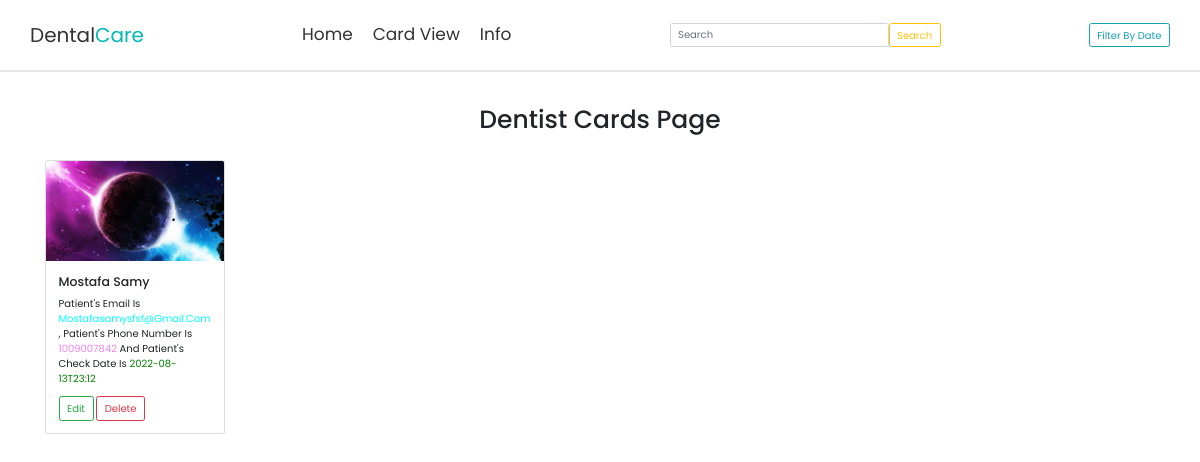
Page /photo_condition on the committed database.
### tables this page shows
CREATE TABLE contact_form ( id Integer PRIMARY KEY,
  name varchar(100) NOT NULL,
  email varchar(100) NOT NULL,
  number varchar(11) NOT NULL,
  date datetime NOT NULL UNIQUE,
  picture,
  app_status BOOLEAN
);

### app.py (the view)
@app.route("/admin_card")
@app.route("/photo_condition")
def card(name = '',email='',number='',date=''):
    conn = get_db().cursor()
    conn.execute("select * from contact_form order by date;")
    data = conn.fetchall()
    return render_template("admin_card.html",name = name,email=email,number=number,date=date,data=data)

### database.py (called while the page is built)
def get_db():
    db = sqlite3.connect('Patients.sqlite',detect_types=sqlite3.PARSE_DECLTYPES)
    db.row_factory = sqlite3.Row
    return db

### templates/admin_card.html (shortened to what this page needs)
{% extends 'search_nav.html' %}
{% block content %}
<h1 align="center" style="margin-top:60px;">Dentist Cards Page</h1>
<div class="row">
{% for row in data %}
<div class="col-3">
    <div class="card" style="width: 18rem;margin-top:20px;">
        <img src="{{url_for('static',filename='/uploads/'+row['picture'])}}" class="card-img-top" alt="Card image cap">
        <div class="card-body">
          <h5 class="card-title">{{row ['name']}}</h5>
          <p class="card-text">Patient's email is <span style="color:aqua;">{{row['email']}}</span>, Patient's Phone Number is <span style="color:violet;">{{row['number']}}</span> and Patient's Check Date is <span style="color:green;">{{row['date']}}</span></p>
          <a href="{{url_for('update_appointment',id=row['id'])}}" class="btn btn-outline-success">Edit</a>
          <a href="{{url_for('delete_entry',id=row['id'])}}" class="btn btn-outline-danger">Delete</a>
        </div>
    </div>
</div>
{% endfor %}
</div>
{% endblock %}

### static/style.css (style rules this page uses)
* { font-family: 'Poppins', sans-serif; margin: 0; padding: 0; box-sizing: border-box; outline: none; border: none; text-decoration: none !important; text-transform: capitalize; }

### rows in the picture
contact_form: picture (picture), name "Mostafa Samy", email "Mostafasamysfsf@gmail.com", number "1009007842", date "2022-08-13T23:12"
